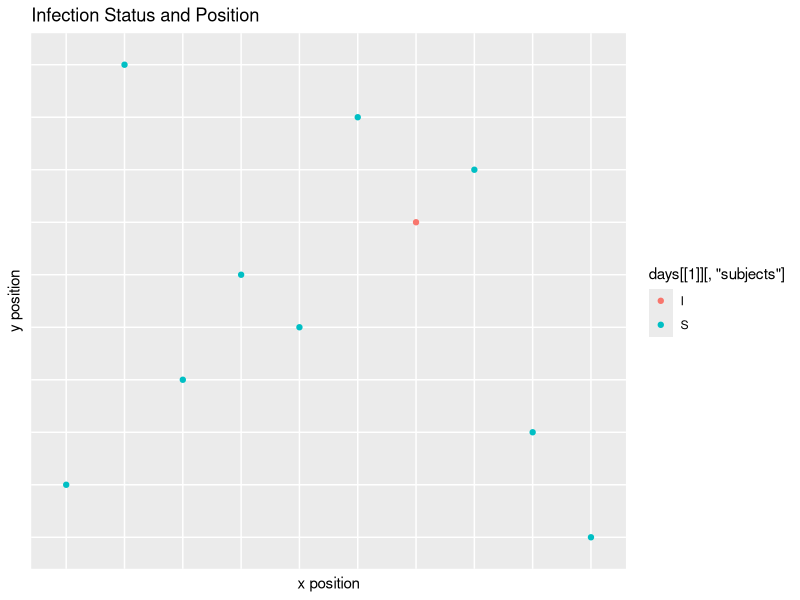
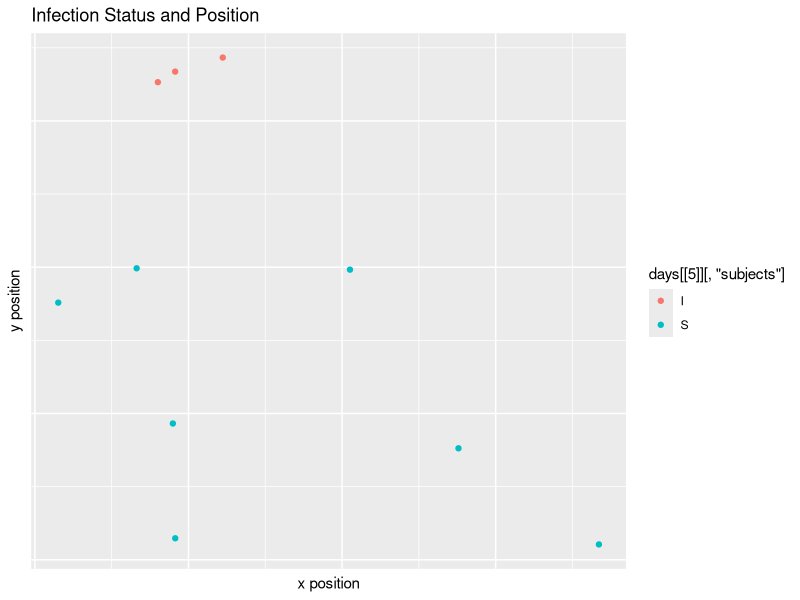
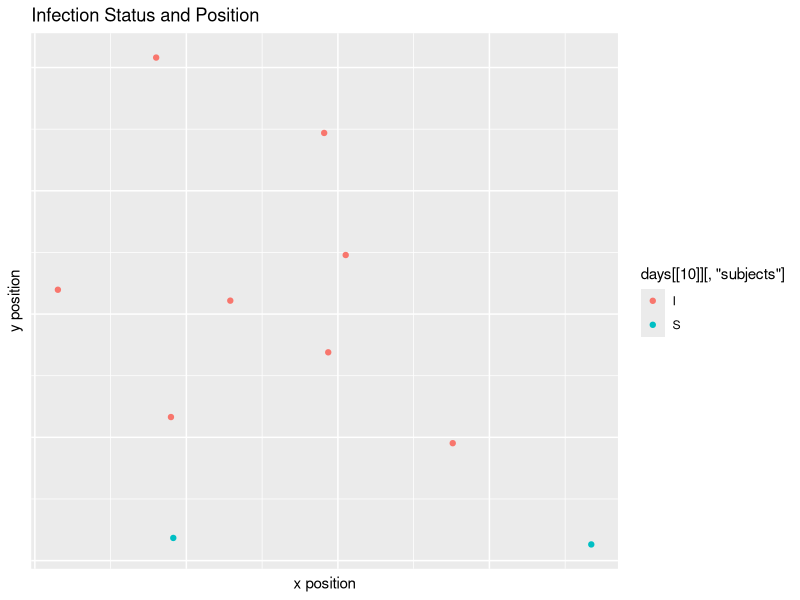
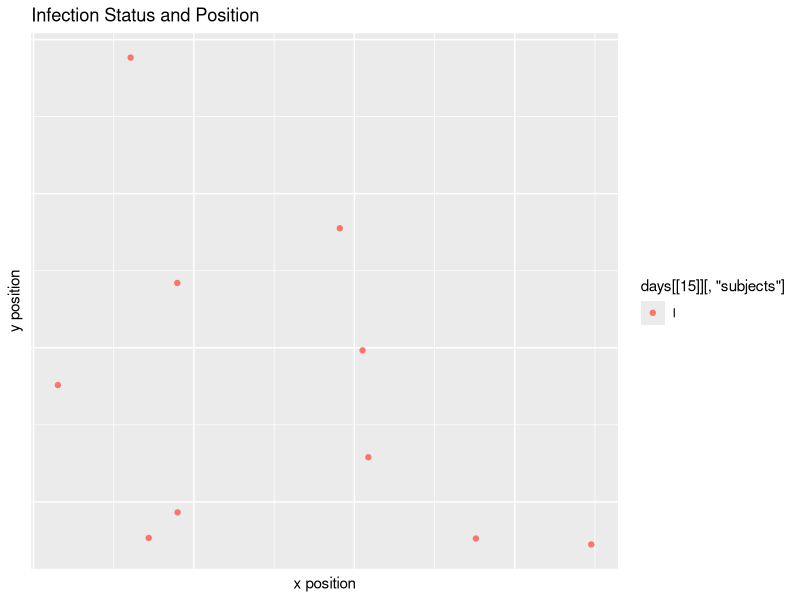
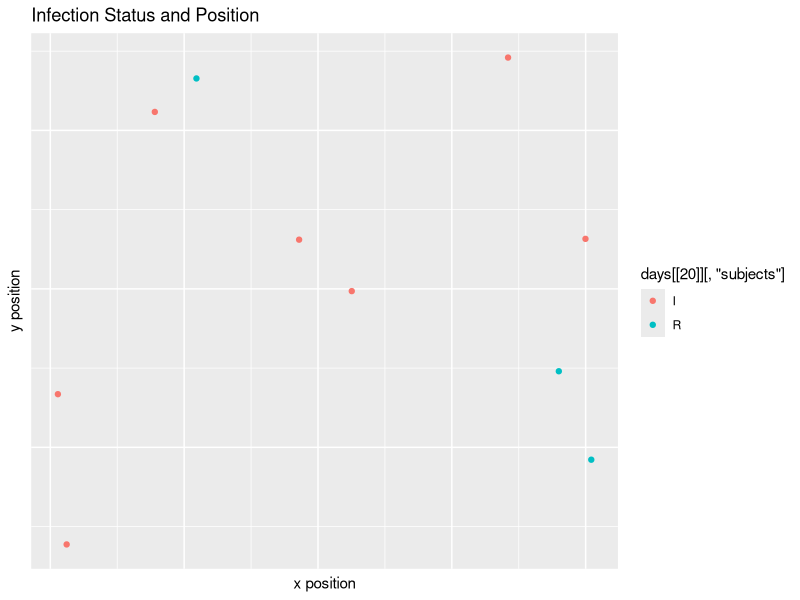
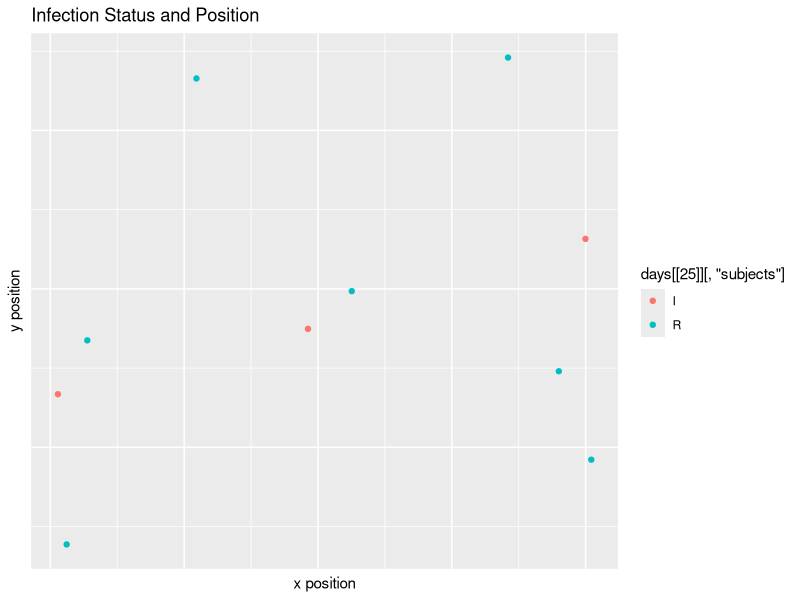
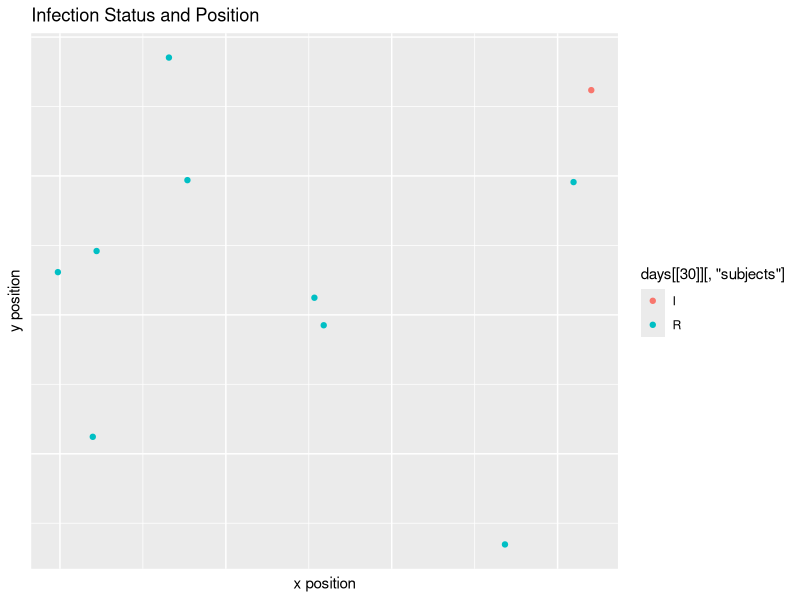
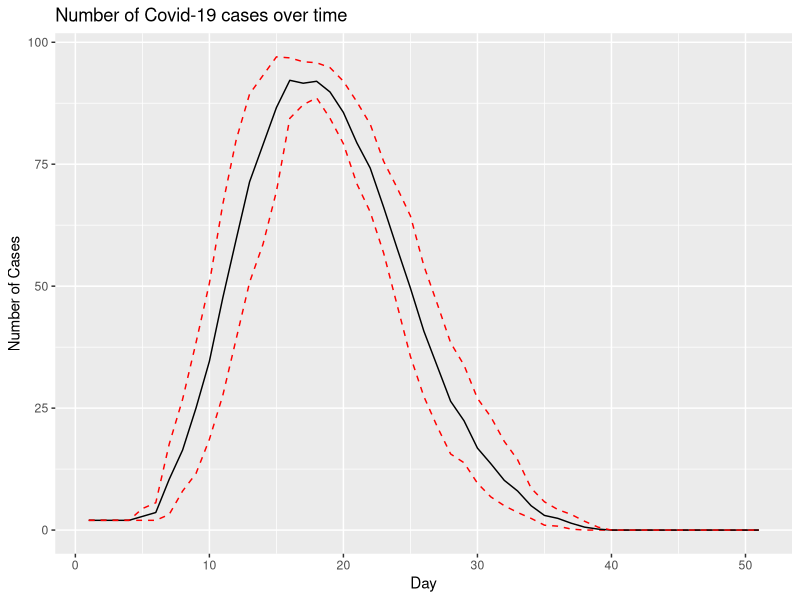

R code for these plots, in order:
## ---- chunk 1
knitr::opts_chunk$set(echo = FALSE)
options(width=200)
## ---- chunk 2
library(tidyverse)
library(ggplot2)
library(boot)
## ---- chunk 3

starting_vals <- function(num_subjects, I_0, x_dim, y_dim){
  
  #Infect I_0 many starting subjects
  subjects <- rep('S', num_subjects)
  infect <- sample(x = 1:num_subjects, size=I_0, replace=FALSE)
  subjects[infect] <- 'I'
  
  #Storage for x, y starting positions for the subjects
  start_x <- runif(n=num_subjects, min=0, max=x_dim)
  start_y <- runif(n=num_subjects, min=0, max=y_dim)
  
  inc_time <- rep(-1, num_subjects)
  rec_days <- rep(-1, num_subjects)
  
  #Put into a data frame
  df <- as.data.frame(cbind(as.numeric(start_x), as.numeric(start_y), subjects, rec_days, inc_time))
  colnames(df)[1] <- 'x'
  colnames(df)[2] <- 'y'
  colnames(df)[3] <- 'subjects'
  colnames(df)[4] <- 'incubation'
  colnames(df)[5] <- 'recovery'
  
  #Assign a recovery time to the infected subjects
  df[df[,3] == 'I', 5] <- rpois(I_0, 14)
  
  #Assign an incubation time to the infected subjects
  df[df[,3] == 'I', 4] <- rpois(I_0, 5)
  
  return(df)
}

#Random step length function
get_step_length <- function(df, x_dim, y_dim){
  step_lengths <- rnorm(n=nrow(df), mean=min(x_dim, y_dim)/4, sd=min(x_dim, y_dim)/12)
  return(step_lengths)
}

#Random step direction function
get_step_direction <- function(length_vec){
  direction <- runif(n=length(length_vec), min=0, max=2*pi)
}

#Get delta_x, delta_y
get_delts <- function(length_vec, direc_vec){
  delta_x <- length_vec * cos(direc_vec)
  delta_y <- length_vec * sin(direc_vec)
  return(cbind(delta_x, delta_y))
}

#Function for getting updated coordinates
update_coords <- function(og_df, delta_df){
  new_mx <- matrix(data=NA, nrow=nrow(og_df), ncol=5)
  new_df <- data.frame(new_mx)
  new_df[,1] <- as.numeric(og_df[,'x']) + delta_df[,'delta_x']
  new_df[,2] <- as.numeric(og_df[,'y']) + delta_df[,'delta_y']
  new_df[,3] <- og_df[,3]
  new_df[,4] <- og_df[,4]
  new_df[,5] <- og_df[,5]
  colnames(new_df) <- c('x', 'y', 'subjects', 'incubation', 'recovery')
  new_df
}

coord_checker <- function(og_df, new_df, x_dim, y_dim){
  baddies <- NULL
  for(i in 1:nrow(new_df)){
    if(as.numeric(new_df[i, 'x']) > x_dim | as.numeric(new_df[i, 'x']) < 0 | as.numeric(new_df[i, 'y']) > y_dim | as.numeric(new_df[i, 'y']) < 0){
      baddies <- append(baddies, i)
    }
  }
  
  if(is.null(baddies)){
    return(new_df)
  }else{
  new_step <- get_step_length(new_df[i,], x_dim, y_dim)
  new_direction <- get_step_direction(new_step)
  new_change <- get_delts(new_step, new_direction)
  new_df <- update_coords(og_df[baddies,], new_change)
  full_df <- rbind(new_df, og_df[-baddies,])
  return(coord_checker(og_df, full_df, x_dim, y_dim))
  }
}

#Function for deciding if infections occurred
infection_status <- function(state, mean_crit_dist){
  
  current_infected <- state[state[,3]=='I' & state[,4] <= 0,]
  current_suceptable <- state[state[,3]=='S',]
  current_removed <- state[state[,3]=='R',]
  current_non_contagious <- state[state[,3]=='I' & state[,4] > 0,]
  
  #store new infection status
  newly_infected <- NULL
  
  #Check to see which susceptible subjects get infected
  #For loop
  if(nrow(current_suceptable) != 0 & nrow(current_infected) != 0){
  for(i in 1:nrow(current_infected)){
    for(j in 1:nrow(current_suceptable)){
      x_i <- as.numeric(current_infected[i, 'x'])
      y_i <- as.numeric(current_infected[i, 'y'])
      x_s <- as.numeric(current_suceptable[j, 'x'])
      y_s <- as.numeric(current_suceptable[j, 'y'])
     
      
      crucial_distance <- rexp(1, 1/mean_crit_dist)
      
      
      d <- sqrt((x_i - x_s)^2 + (y_i - y_s)^2)
      if(d <= crucial_distance){
        newly_infected <- c(newly_infected, j)
      }

    }
  }
  
  current_suceptable[newly_infected, 3] <- 'I'
  #Give incubation time
  current_suceptable[newly_infected, 4] <- rpois(n=length(newly_infected), lambda = 5)
  #Give recovery time
  current_suceptable[newly_infected, 5] <- rpois(n=length(newly_infected), lambda = 14)
  
  new_state <- rbind(current_infected, current_suceptable, current_removed, current_non_contagious)
  return(new_state)
  }else{return(state)}
}

#simulation function
simulator <- function(days, num_subjects, x_dim, y_dim, I_0, inf_dist){
  initial_data <- starting_vals(num_subjects = num_subjects, x_dim=x_dim, y_dim=y_dim, I_0=I_0)
  end_day <- list()
  num_cases <- rep(NA, days)
  num_cases <- c(I_0, num_cases)
  num_new_cases <- rep(NA, days)
  
  for(i in 1:days){
    
    if(i == 1){
      step_size <- get_step_length(initial_data, x_dim, y_dim)
      direction <- get_step_direction(step_size)
      change <- get_delts(step_size, direction)
  
      updated_positions <- update_coords(initial_data, change)
      checked_positions <- coord_checker(og_df=initial_data, new_df=updated_positions, x_dim=x_dim, y_dim=y_dim)
      new_status <- infection_status(checked_positions, inf_dist)
      
      #recovery time code
      not_recovered <- new_status[as.numeric(new_status[, 5]) > 0, ]
      new_time <- as.numeric(not_recovered[, 5]) - 1
      not_recovered[, 5] <- new_time
      infected_0 <- new_status[as.numeric(new_status[, 5]) == 0, ]
      infected_0[, 3] <- rep('R', nrow(infected_0))
      not_infected = new_status[as.numeric(new_status[, 5]) < 0, ]
      new_status = rbind(not_recovered, infected_0, not_infected)
      
      #incubation time code
      infected_people <- new_status[new_status[,3] == 'I',]
      new_inc_time <- as.numeric(infected_people[,4]) - 1
      infected_people[,4] <- new_inc_time
      other_people <- new_status[new_status[,3] != 'I',]
      new_status <- rbind(infected_people, other_people)
      
      end_day[[i]] <- new_status
      
      #Calculate number of new cases
      num_cases[i+1] <- sum(new_status[,3]=='I')
      num_new_cases[i] <- sum(new_status[,3]=='I') - I_0
      
    }
    
    else{
      step_size <- get_step_length(initial_data, x_dim, y_dim)
      direction <- get_step_direction(step_size)
      change <- get_delts(step_size, direction)
  
      updated_positions <- update_coords(end_day[[i-1]], change)
      checked_positions <- coord_checker(og_df=end_day[[i-1]], new_df=updated_positions, x_dim=x_dim, y_dim=y_dim)
      new_status <- infection_status(checked_positions, inf_dist)
      
      not_recovered <- new_status[as.numeric(new_status[, 5]) > 0, ]
      new_time <- as.numeric(not_recovered[, 5]) - 1
      not_recovered[, 5] <- new_time
      infected_0 <- new_status[as.numeric(new_status[, 5]) == 0, ]
      infected_0[, 3] <- rep('R', nrow(infected_0))
      not_infected = new_status[as.numeric(new_status[, 5]) < 0, ]
      new_status = rbind(not_recovered, infected_0, not_infected)
      
      #incubation time code
      infected_people <- new_status[new_status[,3] == 'I',]
      new_inc_time <- as.numeric(infected_people[,4]) - 1
      infected_people[,4] <- new_inc_time
      other_people <- new_status[new_status[,3] != 'I',]
      new_status <- rbind(infected_people, other_people)

      
      end_day[[i]] <- new_status
      
      #Calculate number of new cases
      num_cases[i+1] <- sum(new_status[,3]=='I')
      num_new_cases[i] <- sum(new_status[,3]=='I') - num_cases[i-1]
  
    }
  }
  return(num_cases)
}

simulator22 <- function(days, num_subjects, x_dim, y_dim, I_0, inf_dist){
  initial_data <- starting_vals(num_subjects = num_subjects, x_dim=x_dim, y_dim=y_dim, I_0=I_0)
  end_day <- list()
  num_cases <- rep(NA, days)
  num_cases <- c(I_0, num_cases)
  num_new_cases <- rep(NA, days)
  
  for(i in 1:days){
    
    if(i == 1){
      step_size <- get_step_length(initial_data, x_dim, y_dim)
      direction <- get_step_direction(step_size)
      change <- get_delts(step_size, direction)
  
      updated_positions <- update_coords(initial_data, change)
      checked_positions <- coord_checker(og_df=initial_data, new_df=updated_positions, x_dim=x_dim, y_dim=y_dim)
      new_status <- infection_status(checked_positions, inf_dist)
      
      #recovery time code
      not_recovered <- new_status[as.numeric(new_status[, 5]) > 0, ]
      new_time <- as.numeric(not_recovered[, 5]) - 1
      not_recovered[, 5] <- new_time
      infected_0 <- new_status[as.numeric(new_status[, 5]) == 0, ]
      infected_0[, 3] <- rep('R', nrow(infected_0))
      not_infected = new_status[as.numeric(new_status[, 5]) < 0, ]
      new_status = rbind(not_recovered, infected_0, not_infected)
      
      #incubation time code
      infected_people <- new_status[new_status[,3] == 'I',]
      new_inc_time <- as.numeric(infected_people[,4]) - 1
      infected_people[,4] <- new_inc_time
      other_people <- new_status[new_status[,3] != 'I',]
      new_status <- rbind(infected_people, other_people)
      
      end_day[[i]] <- new_status
      
      #Calculate number of new cases
      num_cases[i+1] <- sum(new_status[,3]=='I')
      num_new_cases[i] <- sum(new_status[,3]=='I') - I_0
      
    }
    
    else{
      step_size <- get_step_length(initial_data, x_dim, y_dim)
      direction <- get_step_direction(step_size)
      change <- get_delts(step_size, direction)
  
      updated_positions <- update_coords(end_day[[i-1]], change)
      checked_positions <- coord_checker(og_df=end_day[[i-1]], new_df=updated_positions, x_dim=x_dim, y_dim=y_dim)
      new_status <- infection_status(checked_positions, inf_dist)
      
      not_recovered <- new_status[as.numeric(new_status[, 5]) > 0, ]
      new_time <- as.numeric(not_recovered[, 5]) - 1
      not_recovered[, 5] <- new_time
      infected_0 <- new_status[as.numeric(new_status[, 5]) == 0, ]
      infected_0[, 3] <- rep('R', nrow(infected_0))
      not_infected = new_status[as.numeric(new_status[, 5]) < 0, ]
      new_status = rbind(not_recovered, infected_0, not_infected)
      
      #incubation time code
      infected_people <- new_status[new_status[,3] == 'I',]
      new_inc_time <- as.numeric(infected_people[,4]) - 1
      infected_people[,4] <- new_inc_time
      other_people <- new_status[new_status[,3] != 'I',]
      new_status <- rbind(infected_people, other_people)

      
      end_day[[i]] <- new_status
      
      #Calculate number of new cases
      num_cases[i+1] <- sum(new_status[,3]=='I')
      num_new_cases[i] <- sum(new_status[,3]=='I') - num_cases[i-1]
  
    }
  }
  return(end_day)
}
## ---- chunk 4
get_step_length <- function(df, x_dim, y_dim){
  step_lengths <- rnorm(n=nrow(df), mean=min(x_dim, y_dim)/4, sd=min(x_dim, y_dim)/12)
  return(step_lengths)
}

get_step_direction <- function(length_vec){
  direction <- runif(n=length(length_vec), min=0, max=2*pi)
}

get_delts <- function(length_vec, direc_vec){
  delta_x <- length_vec * cos(direc_vec)
  delta_y <- length_vec * sin(direc_vec)
  return(cbind(delta_x, delta_y))
}
## ---- chunk 5
update_coords <- function(og_df, delta_df){
  new_mx <- matrix(data=NA, nrow=nrow(og_df), ncol=5)
  new_df <- data.frame(new_mx)
  new_df[,1] <- as.numeric(og_df[,'x']) + delta_df[,'delta_x']
  new_df[,2] <- as.numeric(og_df[,'y']) + delta_df[,'delta_y']
  new_df[,3] <- og_df[,3]
  new_df[,4] <- og_df[,4]
  new_df[,5] <- og_df[,5]
  colnames(new_df) <- c('x', 'y', 'subjects', 'incubation', 'recovery')
  new_df
}

coord_checker <- function(og_df, new_df, x_dim, y_dim){
  baddies <- NULL
  for(i in 1:nrow(new_df)){
    if(as.numeric(new_df[i, 'x']) > x_dim | as.numeric(new_df[i, 'x']) < 0 | as.numeric(new_df[i, 'y']) > y_dim | as.numeric(new_df[i, 'y']) < 0){
      baddies <- append(baddies, i)
    }
  }
  
  if(is.null(baddies)){
    return(new_df)
  }else{
  new_step <- get_step_length(new_df[i,], x_dim, y_dim)
  new_direction <- get_step_direction(new_step)
  new_change <- get_delts(new_step, new_direction)
  new_df <- update_coords(og_df[baddies,], new_change)
  full_df <- rbind(new_df, og_df[-baddies,])
  return(coord_checker(og_df, full_df, x_dim, y_dim))
  }
}
## ---- chunk 6
infection_status <- function(state, mean_crit_dist){
  
  current_infected <- state[state[,3]=='I' & state[,4] <= 0,]
  current_suceptable <- state[state[,3]=='S',]
  current_removed <- state[state[,3]=='R',]
  current_non_contagious <- state[state[,3]=='I' & state[,4] > 0,]
  
  newly_infected <- NULL
  
  if(nrow(current_suceptable) != 0 & nrow(current_infected) != 0){
  for(i in 1:nrow(current_infected)){
    for(j in 1:nrow(current_suceptable)){
      x_i <- as.numeric(current_infected[i, 'x'])
      y_i <- as.numeric(current_infected[i, 'y'])
      x_s <- as.numeric(current_suceptable[j, 'x'])
      y_s <- as.numeric(current_suceptable[j, 'y'])
     
      crucial_distance <- rexp(1, 1/mean_crit_dist)
      
      d <- sqrt((x_i - x_s)^2 + (y_i - y_s)^2)
      if(d <= crucial_distance){
        newly_infected <- c(newly_infected, j)
      }
    }
  }
  current_suceptable[newly_infected, 3] <- 'I'
  current_suceptable[newly_infected, 4] <- rpois(n=length(newly_infected), lambda = 5)
  current_suceptable[newly_infected, 5] <- rpois(n=length(newly_infected), lambda = 14)
  
  new_state <- rbind(current_infected, current_suceptable, current_removed, current_non_contagious)
  return(new_state)
  }else{return(state)}
}
## ---- chunk 7
dummy_simulator <- function(days, num_subjects, x_dim, y_dim, I_0, inf_dist){
  initial_data <- starting_vals(num_subjects = num_subjects, x_dim=x_dim, y_dim=y_dim, I_0=I_0)
  end_day <- list()
  num_cases <- rep(NA, days)
  num_cases <- c(I_0, num_cases)
  num_new_cases <- rep(NA, days)
  for(i in 1:days){
    if(i == 1){
      step_size <- get_step_length(initial_data, x_dim, y_dim)
      direction <- get_step_direction(step_size)
      change <- get_delts(step_size, direction)
      updated_positions <- update_coords(initial_data, change)
      checked_positions <- coord_checker(og_df=initial_data, new_df=updated_positions, x_dim=x_dim, y_dim=y_dim)
      new_status <- infection_status(checked_positions, inf_dist)
      
      not_recovered <- new_status[as.numeric(new_status[, 5]) > 0, ]
      new_time <- as.numeric(not_recovered[, 5]) - 1
      not_recovered[, 5] <- new_time
      infected_0 <- new_status[as.numeric(new_status[, 5]) == 0, ]
      infected_0[, 3] <- rep('R', nrow(infected_0))
      not_infected = new_status[as.numeric(new_status[, 5]) < 0, ]
      new_status = rbind(not_recovered, infected_0, not_infected)
      infected_people <- new_status[new_status[,3] == 'I',]
      new_inc_time <- as.numeric(infected_people[,4]) - 1
      infected_people[,4] <- new_inc_time
      other_people <- new_status[new_status[,3] != 'I',]
      new_status <- rbind(infected_people, other_people)
      end_day[[i]] <- new_status
      num_cases[i+1] <- sum(new_status[,3]=='I')
      num_new_cases[i] <- sum(new_status[,3]=='I') - I_0
    }
    }
  return(num_cases)
}
## ---- chunk 8
days <- simulator22(30, 10, 1, 1, 1, 0.2)

ggplot() +
  geom_point(aes(x=days[[1]][, 'x'], y= days[[1]][, 'y'], color=days[[1]][, 'subjects'])) +
  xlab('x position') +
  ylab('y position') +
  ggtitle('Infection Status and Position') +
  theme(axis.text.x=element_blank(),
        axis.ticks.x=element_blank(),
        axis.text.y=element_blank(),
        axis.ticks.y=element_blank())

## ---- chunk 9
ggplot() +
  geom_point(aes(x=days[[5]][, 'x'], y= days[[5]][, 'y'], color=days[[5]][, 'subjects'])) +
  xlab('x position') +
  ylab('y position') +
  ggtitle('Infection Status and Position') +
  theme(axis.text.x=element_blank(),
        axis.ticks.x=element_blank(),
        axis.text.y=element_blank(),
        axis.ticks.y=element_blank())

## ---- chunk 10
ggplot() +
  geom_point(aes(x=days[[10]][, 'x'], y= days[[10]][, 'y'], color=days[[10]][, 'subjects'])) +
  xlab('x position') +
  ylab('y position') +
  ggtitle('Infection Status and Position') +
  theme(axis.text.x=element_blank(),
        axis.ticks.x=element_blank(),
        axis.text.y=element_blank(),
        axis.ticks.y=element_blank())

## ---- chunk 11
ggplot() +
  geom_point(aes(x=days[[15]][, 'x'], y= days[[15]][, 'y'], color=days[[15]][, 'subjects'])) +
  xlab('x position') +
  ylab('y position') +
  ggtitle('Infection Status and Position') +
  theme(axis.text.x=element_blank(),
        axis.ticks.x=element_blank(),
        axis.text.y=element_blank(),
        axis.ticks.y=element_blank())

## ---- chunk 12
ggplot() +
  geom_point(aes(x=days[[20]][, 'x'], y= days[[20]][, 'y'], color=days[[20]][, 'subjects'])) +
  xlab('x position') +
  ylab('y position') +
  ggtitle('Infection Status and Position') +
  theme(axis.text.x=element_blank(),
        axis.ticks.x=element_blank(),
        axis.text.y=element_blank(),
        axis.ticks.y=element_blank())

## ---- chunk 13
ggplot() +
  geom_point(aes(x=days[[25]][, 'x'], y= days[[25]][, 'y'], color=days[[25]][, 'subjects'])) +
  xlab('x position') +
  ylab('y position') +
  ggtitle('Infection Status and Position') +
  theme(axis.text.x=element_blank(),
        axis.ticks.x=element_blank(),
        axis.text.y=element_blank(),
        axis.ticks.y=element_blank())

## ---- chunk 14
ggplot() +
  geom_point(aes(x=days[[30]][, 'x'], y= days[[30]][, 'y'], color=days[[30]][, 'subjects'])) +
  xlab('x position') +
  ylab('y position') +
  ggtitle('Infection Status and Position') +
  theme(axis.text.x=element_blank(),
        axis.ticks.x=element_blank(),
        axis.text.y=element_blank(),
        axis.ticks.y=element_blank())

## ---- chunk 15
get_bootstrap_cis <- function(days, num_subjects, x_dim, y_dim, I_0, inf_dist, sample_size, ci_type='perc'){
  #Create data frame to store samples
  samps <- matrix(data=NA, nrow=sample_size, ncol=days + 1)
  samps <- data.frame(samps)
  
  #Create data frame to store confidence intervals
  ci_df <- matrix(data=NA, nrow=days + 1, ncol=3)
  ci_df <- data.frame(ci_df)
  
  for(i in 1:sample_size){
    samps[i, ] <- simulator(days, num_subjects, x_dim, y_dim, I_0, inf_dist)
  }
  
  for(i in 1:ncol(samps)){
    #Make sure column has more than one unique value
    check <- (length(unique(samps[ ,i])) != 1)
    if(check){
    boot_obj <- boot(samps[ ,i], mean_func, 2000)
    ci_obj <- boot.ci(boot_obj, conf = .95, type = ci_type)
    ci_df[i, 1] <- ci_obj$percent[4]
    ci_df[i, 2] <- ci_obj$t0
    ci_df[i, 3] <- ci_obj$percent[5]
    }else{ci_df[i, ] <- c(samps[1, i], samps[1, i], samps[1, i])}
  }
return(ci_df)
}
## ---- chunk 16
library(ggplot2)

#Testing
n=50
y <- simulator(n,100,10,10,2,1)
x <- 0:n

#bootstrap
mean_func <- function(daytuh, idx) {
  mean(daytuh[idx])
}

get_bootstrap_cis <- function(days, num_subjects, x_dim, y_dim, I_0, inf_dist, sample_size, ci_type='perc'){
  #Create data frame to store samples
  samps <- matrix(data=NA, nrow=sample_size, ncol=days + 1)
  samps <- data.frame(samps)
  
  #Create data frame to store confidence intervals
  ci_df <- matrix(data=NA, nrow=days + 1, ncol=3)
  ci_df <- data.frame(ci_df)
  
  for(i in 1:sample_size){
    samps[i, ] <- simulator(days, num_subjects, x_dim, y_dim, I_0, inf_dist)
  }
  
  for(i in 1:ncol(samps)){
    #Make sure column has more than one unique value
    check <- (length(unique(samps[ ,i])) != 1)
    if(check){
    boot_obj <- boot(samps[ ,i], mean_func, 2000)
    ci_obj <- boot.ci(boot_obj, conf = .95, type = ci_type)
    ci_df[i, 1] <- ci_obj$percent[4]
    ci_df[i, 2] <- ci_obj$t0
    ci_df[i, 3] <- ci_obj$percent[5]
    }else{ci_df[i, ] <- c(samps[1, i], samps[1, i], samps[1, i])}
  }
return(ci_df)
}

plot_dat <- get_bootstrap_cis(days=50, num_subjects=100, x_dim=10, y_dim=10, I_0=2, inf_dist=1, sample_size=5)

ggplot() +
  geom_line(aes(x=1:51, y=plot_dat[ ,1]), linetype = 2, color = 'red') +
  geom_line(aes(x=1:51, y=plot_dat[ ,2])) +
  geom_line(aes(x=1:51, y=plot_dat[ ,3]), linetype = 2, color = 'red') +
  xlab('Day') +
  ylab('Number of Cases') +
  ggtitle('Number of Covid-19 cases over time')
## ---- chunk 17
library(boot)
starting_vals <- function(num_subjects, I_0, x_dim, y_dim){
  
  #Infect I_0 many starting subjects
  subjects <- rep('S', num_subjects)
  infect <- sample(x = 1:num_subjects, size=I_0, replace=FALSE)
  subjects[infect] <- 'I'
  
  #Storage for x, y starting positions for the subjects
  start_x <- runif(n=num_subjects, min=0, max=x_dim)
  start_y <- runif(n=num_subjects, min=0, max=y_dim)
  
  inc_time <- rep(-1, num_subjects)
  rec_days <- rep(-1, num_subjects)
  
  #Put into a data frame
  df <- as.data.frame(cbind(as.numeric(start_x), as.numeric(start_y), subjects, rec_days, inc_time))
  colnames(df)[1] <- 'x'
  colnames(df)[2] <- 'y'
  colnames(df)[3] <- 'subjects'
  colnames(df)[4] <- 'incubation'
  colnames(df)[5] <- 'recovery'
  
  #Assign a recovery time to the infected subjects
  df[df[,3] == 'I', 5] <- rpois(I_0, 14)
  
  #Assign an incubation time to the infected subjects
  df[df[,3] == 'I', 4] <- rpois(I_0, 5)
  
  return(df)
}

#Random step length function
get_step_length <- function(df, x_dim, y_dim){
  step_lengths <- rnorm(n=nrow(df), mean=min(x_dim, y_dim)/4, sd=min(x_dim, y_dim)/12)
  return(step_lengths)
}

#Random step direction function
get_step_direction <- function(length_vec){
  direction <- runif(n=length(length_vec), min=0, max=2*pi)
}

#Get delta_x, delta_y
get_delts <- function(length_vec, direc_vec){
  delta_x <- length_vec * cos(direc_vec)
  delta_y <- length_vec * sin(direc_vec)
  return(cbind(delta_x, delta_y))
}

#Function for getting updated coordinates
update_coords <- function(og_df, delta_df){
  new_mx <- matrix(data=NA, nrow=nrow(og_df), ncol=5)
  new_df <- data.frame(new_mx)
  new_df[,1] <- as.numeric(og_df[,'x']) + delta_df[,'delta_x']
  new_df[,2] <- as.numeric(og_df[,'y']) + delta_df[,'delta_y']
  new_df[,3] <- og_df[,3]
  new_df[,4] <- og_df[,4]
  new_df[,5] <- og_df[,5]
  colnames(new_df) <- c('x', 'y', 'subjects', 'incubation', 'recovery')
  new_df
}

coord_checker <- function(og_df, new_df, x_dim, y_dim){
  baddies <- NULL
  for(i in 1:nrow(new_df)){
    if(as.numeric(new_df[i, 'x']) > x_dim | as.numeric(new_df[i, 'x']) < 0 | as.numeric(new_df[i, 'y']) > y_dim | as.numeric(new_df[i, 'y']) < 0){
      baddies <- append(baddies, i)
    }
  }
  
  if(is.null(baddies)){
    return(new_df)
  }else{
  new_step <- get_step_length(new_df[i,], x_dim, y_dim)
  new_direction <- get_step_direction(new_step)
  new_change <- get_delts(new_step, new_direction)
  new_df <- update_coords(og_df[baddies,], new_change)
  full_df <- rbind(new_df, og_df[-baddies,])
  return(coord_checker(og_df, full_df, x_dim, y_dim))
  }
}

#Function for deciding if infections occurred
infection_status <- function(state, mean_crit_dist){
  
  current_infected <- state[state[,3]=='I' & state[,4] <= 0,]
  current_suceptable <- state[state[,3]=='S',]
  current_removed <- state[state[,3]=='R',]
  current_non_contagious <- state[state[,3]=='I' & state[,4] > 0,]
  
  #store new infection status
  newly_infected <- NULL
  
  #Check to see which susceptible subjects get infected
  #For loop
  if(nrow(current_suceptable) != 0 & nrow(current_infected) != 0){
  for(i in 1:nrow(current_infected)){
    for(j in 1:nrow(current_suceptable)){
      x_i <- as.numeric(current_infected[i, 'x'])
      y_i <- as.numeric(current_infected[i, 'y'])
      x_s <- as.numeric(current_suceptable[j, 'x'])
      y_s <- as.numeric(current_suceptable[j, 'y'])
     
      
      crucial_distance <- rexp(1, 1/mean_crit_dist)
      
      
      d <- sqrt((x_i - x_s)^2 + (y_i - y_s)^2)
      if(d <= crucial_distance){
        newly_infected <- c(newly_infected, j)
      }

    }
  }
  
  current_suceptable[newly_infected, 3] <- 'I'
  #Give incubation time
  current_suceptable[newly_infected, 4] <- rpois(n=length(newly_infected), lambda = 5)
  #Give recovery time
  current_suceptable[newly_infected, 5] <- rpois(n=length(newly_infected), lambda = 14)
  
  new_state <- rbind(current_infected, current_suceptable, current_removed, current_non_contagious)
  return(new_state)
  }else{return(state)}
}

#simulation function
simulator <- function(days, num_subjects, x_dim, y_dim, I_0, inf_dist){
  initial_data <- starting_vals(num_subjects = num_subjects, x_dim=x_dim, y_dim=y_dim, I_0=I_0)
  end_day <- list()
  num_cases <- rep(NA, days)
  num_cases <- c(I_0, num_cases)
  num_new_cases <- rep(NA, days)
  
  for(i in 1:days){
    
    if(i == 1){
      step_size <- get_step_length(initial_data, x_dim, y_dim)
      direction <- get_step_direction(step_size)
      change <- get_delts(step_size, direction)
  
      updated_positions <- update_coords(initial_data, change)
      checked_positions <- coord_checker(og_df=initial_data, new_df=updated_positions, x_dim=x_dim, y_dim=y_dim)
      new_status <- infection_status(checked_positions, inf_dist)
      
      #recovery time code
      not_recovered <- new_status[as.numeric(new_status[, 5]) > 0, ]
      new_time <- as.numeric(not_recovered[, 5]) - 1
      not_recovered[, 5] <- new_time
      infected_0 <- new_status[as.numeric(new_status[, 5]) == 0, ]
      infected_0[, 3] <- rep('R', nrow(infected_0))
      not_infected = new_status[as.numeric(new_status[, 5]) < 0, ]
      new_status = rbind(not_recovered, infected_0, not_infected)
      
      #incubation time code
      infected_people <- new_status[new_status[,3] == 'I',]
      new_inc_time <- as.numeric(infected_people[,4]) - 1
      infected_people[,4] <- new_inc_time
      other_people <- new_status[new_status[,3] != 'I',]
      new_status <- rbind(infected_people, other_people)
      
      end_day[[i]] <- new_status
      
      #Calculate number of new cases
      num_cases[i+1] <- sum(new_status[,3]=='I')
      num_new_cases[i] <- sum(new_status[,3]=='I') - I_0
      
    }
    
    else{
      step_size <- get_step_length(initial_data, x_dim, y_dim)
      direction <- get_step_direction(step_size)
      change <- get_delts(step_size, direction)
  
      updated_positions <- update_coords(end_day[[i-1]], change)
      checked_positions <- coord_checker(og_df=end_day[[i-1]], new_df=updated_positions, x_dim=x_dim, y_dim=y_dim)
      new_status <- infection_status(checked_positions, inf_dist)
      
      not_recovered <- new_status[as.numeric(new_status[, 5]) > 0, ]
      new_time <- as.numeric(not_recovered[, 5]) - 1
      not_recovered[, 5] <- new_time
      infected_0 <- new_status[as.numeric(new_status[, 5]) == 0, ]
      infected_0[, 3] <- rep('R', nrow(infected_0))
      not_infected = new_status[as.numeric(new_status[, 5]) < 0, ]
      new_status = rbind(not_recovered, infected_0, not_infected)
      
      #incubation time code
      infected_people <- new_status[new_status[,3] == 'I',]
      new_inc_time <- as.numeric(infected_people[,4]) - 1
      infected_people[,4] <- new_inc_time
      other_people <- new_status[new_status[,3] != 'I',]
      new_status <- rbind(infected_people, other_people)

      
      end_day[[i]] <- new_status
      
      #Calculate number of new cases
      num_cases[i+1] <- sum(new_status[,3]=='I')
      num_new_cases[i] <- sum(new_status[,3]=='I') - num_cases[i-1]
  
    }
  }
  return(num_cases)
}

#Testing
df <- starting_vals(1000, 2, 1, 1)
len <- get_step_length(df, 1, 1)
dir <- get_step_direction(len)
delts <- get_delts(len, dir)
newdf <- update_coords(df, delts)
coords <- coord_checker(df, newdf, 1, 1)
new_status <- infection_status(coords, 8)

set.seed(400)
n=50
y <- simulator(n,100,10,10,2,1)
x <- 0:n

#bootstrap
mean_func <- function(daytuh, idx) {
  mean(daytuh[idx])
}

get_bootstrap_cis <- function(days, num_subjects, x_dim, y_dim, I_0, inf_dist, sample_size, ci_type='perc'){
  #Create data frame to store samples
  samps <- matrix(data=NA, nrow=sample_size, ncol=days + 1)
  samps <- data.frame(samps)
  
  #Create data frame to store confidence intervals
  ci_df <- matrix(data=NA, nrow=days + 1, ncol=3)
  ci_df <- data.frame(ci_df)
  
  for(i in 1:sample_size){
    samps[i, ] <- simulator(days, num_subjects, x_dim, y_dim, I_0, inf_dist)
  }
  
  for(i in 1:ncol(samps)){
    #Make sure column has more than one unique value
    check <- (length(unique(samps[ ,i])) != 1)
    if(check){
    boot_obj <- boot(samps[ ,i], mean_func, 2000)
    ci_obj <- boot.ci(boot_obj, conf = .95, type = ci_type)
    ci_df[i, 1] <- ci_obj$percent[4]
    ci_df[i, 2] <- ci_obj$t0
    ci_df[i, 3] <- ci_obj$percent[5]
    }else{ci_df[i, ] <- c(samps[1, i], samps[1, i], samps[1, i])}
  }
return(ci_df)
}

plot_dat <- get_bootstrap_cis(days=50, num_subjects=100, x_dim=10, y_dim=10, I_0=2, inf_dist=1, sample_size=5)


daily_cases <- y
boot.case <- boot(daily_cases, mean_func, 2000)

plot(boot.case)


